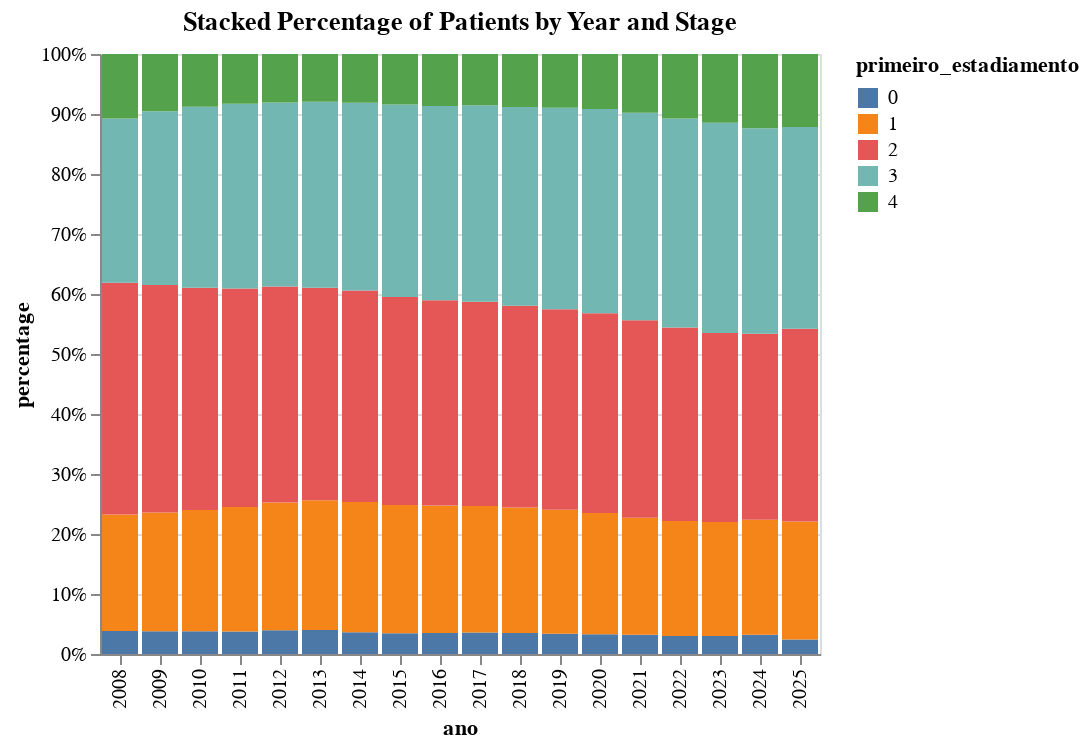

Notebook cell for this chart:
### Code cell
# prompt: Usando o DataFrame df: stacked percentage of numero_pacientes by ano and estadiamento, using 0 in the bottom, and 1, 2, 3, 4 ordered to the top

import pandas as pd
import altair as alt

# Create a DataFrame (replace with your actual data)
# Assuming your DataFrame is named 'df'

# Convert 'primeiro_estadiamento' to numeric, handling errors
df['primeiro_estadiamento'] = pd.to_numeric(df['primeiro_estadiamento'], errors='coerce')

# Group by 'ano' and 'primeiro_estadiamento'
grouped_data = df.groupby(['ano', 'primeiro_estadiamento'])['numero_pacientes'].sum().reset_index()

# Calculate the total number of patients for each year
total_patients = grouped_data.groupby('ano')['numero_pacientes'].sum()

# Calculate the percentage for each group within each year
grouped_data['percentage'] = grouped_data.apply(lambda x: (x['numero_pacientes'] / total_patients[x['ano']]) * 100, axis=1)

# Create the stacked percentage chart using Altair
chart = alt.Chart(grouped_data).mark_bar().encode(
    x='ano:N',  # Categorical x-axis for years
    y=alt.Y('percentage:Q', stack='normalize', axis=alt.Axis(format='%')), # Stacked percentage with percentage formatting
    color=alt.Color('primeiro_estadiamento:N', sort='ascending'),  # Color by stage
    order=alt.Order('primeiro_estadiamento:N', sort='ascending')  # Order bars by stage
).properties(
    title='Stacked Percentage of Patients by Year and Stage'
)
chart

### Figure 1 — Vega-Lite specification as saved in the notebook (floating-point values rounded to 4 significant figures)
{"config": {"view": {"continuousWidth": 300, "continuousHeight": 300}}, "data": {"name": "data-d65a62f2497e98ae8c689f57d7f44373"}, "mark": {"type": "bar"}, "encoding": {"color": {"field": "primeiro_estadiamento", "sort": "ascending", "type": "nominal"}, "order": {"field": "primeiro_estadiamento", "sort": "ascending", "type": "nominal"}, "x": {"field": "ano", "type": "nominal"}, "y": {"axis": {"format": "%"}, "field": "percentage", "stack": "normalize", "type": "quantitative"}}, "title": "Stacked Percentage of Patients by Year and Stage", "$schema": "https://vega.github.io/schema/vega-lite/v5.20.1.json", "datasets": {"data-d65a62f2497e98ae8c689f57d7f44373": [{"ano": 2008, "primeiro_estadiamento": 0.0, "numero_pacientes": 4556, "percentage": 3.815}, {"ano": 2008, "primeiro_estadiamento": 1.0, "numero_pacientes": 23212, "percentage": 19.43}, {"ano": 2008, "primeiro_estadiamento": 2.0, "numero_pacientes": 46115, "percentage": 38.61}, {"ano": 2008, "primeiro_estadiamento": 3.0, "numero_pacientes": 32727, "percentage": 27.4}, {"ano": 2008, "primeiro_estadiamento": 4.0, "numero_pacientes": 12826, "percentage": 10.74}, {"ano": 2009, "primeiro_estadiamento": 0.0, "numero_pacientes": 4755, "percentage": 3.781}, {"ano": 2009, "primeiro_estadiamento": 1.0, "numero_pacientes": 24910, "percentage": 19.81}, {"ano": 2009, "primeiro_estadiamento": 2.0, "numero_pacientes": 47662, "percentage": 37.9}, {"ano": 2009, "primeiro_estadiamento": 3.0, "numero_pacientes": 36430, "percentage": 28.97}, {"ano": 2009, "primeiro_estadiamento": 4.0, "numero_pacientes": 11994, "percentage": 9.538}, {"ano": 2010, "primeiro_estadiamento": 0.0, "numero_pacientes": 5046, "percentage": 3.799}, {"ano": 2010, "primeiro_estadiamento": 1.0, "numero_pacientes": 26817, "percentage": 20.19}, {"ano": 2010, "primeiro_estadiamento": 2.0, "numero_pacientes": 49217, "percentage": 37.05}, {"ano": 2010, "primeiro_estadiamento": 3.0, "numero_pacientes": 40052, "percentage": 30.15}, {"ano": 2010, "primeiro_estadiamento": 4.0, "numero_pacientes": 11706, "percentage": 8.812}, {"ano": 2011, "primeiro_estadiamento": 0.0, "numero_pacientes": 5230, "percentage": 3.732}, {"ano": 2011, "primeiro_estadiamento": 1.0, "numero_pacientes": 29106, "percentage": 20.77}, {"ano": 2011, "primeiro_estadiamento": 2.0, "numero_pacientes": 51064, "percentage": 36.44}, {"ano": 2011, "primeiro_estadiamento": 3.0, "numero_pacientes": 43125, "percentage": 30.77}, {"ano": 2011, "primeiro_estadiamento": 4.0, "numero_pacientes": 11625, "percentage": 8.295}, {"ano": 2012, "primeiro_estadiamento": 0.0, "numero_pacientes": 5959, "percentage": 3.957}, {"ano": 2012, "primeiro_estadiamento": 1.0, "numero_pacientes": 32043, "percentage": 21.28}, {"ano": 2012, "primeiro_estadiamento": 2.0, "numero_pacientes": 54223, "percentage": 36.0}, {"ano": 2012, "primeiro_estadiamento": 3.0, "numero_pacientes": 46231, "percentage": 30.7}, {"ano": 2012, "primeiro_estadiamento": 4.0, "numero_pacientes": 12148, "percentage": 8.066}, {"ano": 2013, "primeiro_estadiamento": 0.0, "numero_pacientes": 6436, "percentage": 4.016}, {"ano": 2013, "primeiro_estadiamento": 1.0, "numero_pacientes": 34597, "percentage": 21.59}, {"ano": 2013, "primeiro_estadiamento": 2.0, "numero_pacientes": 56779, "percentage": 35.43}, {"ano": 2013, "primeiro_estadiamento": 3.0, "numero_pacientes": 49709, "percentage": 31.02}, {"ano": 2013, "primeiro_estadiamento": 4.0, "numero_pacientes": 12723, "percentage": 7.94}, {"ano": 2014, "primeiro_estadiamento": 0.0, "numero_pacientes": 6166, "percentage": 3.614}, {"ano": 2014, "primeiro_estadiamento": 1.0, "numero_pacientes": 37036, "percentage": 21.71}, {"ano": 2014, "primeiro_estadiamento": 2.0, "numero_pacientes": 60197, "percentage": 35.28}, {"ano": 2014, "primeiro_estadiamento": 3.0, "numero_pacientes": 53364, "percentage": 31.28}, {"ano": 2014, "primeiro_estadiamento": 4.0, "numero_pacientes": 13862, "percentage": 8.124}, {"ano": 2015, "primeiro_estadiamento": 0.0, "numero_pacientes": 5982, "percentage": 3.455}, {"ano": 2015, "primeiro_estadiamento": 1.0, "numero_pacientes": 37014, "percentage": 21.38}, {"ano": 2015, "primeiro_estadiamento": 2.0, "numero_pacientes": 60019, "percentage": 34.67}, {"ano": 2015, "primeiro_estadiamento": 3.0, "numero_pacientes": 55542, "percentage": 32.08}, {"ano": 2015, "primeiro_estadiamento": 4.0, "numero_pacientes": 14566, "percentage": 8.414}, {"ano": 2016, "primeiro_estadiamento": 0.0, "numero_pacientes": 6212, "percentage": 3.52}, {"ano": 2016, "primeiro_estadiamento": 1.0, "numero_pacientes": 37478, "percentage": 21.24}, {"ano": 2016, "primeiro_estadiamento": 2.0, "numero_pacientes": 60379, "percentage": 34.21}, {"ano": 2016, "primeiro_estadiamento": 3.0, "numero_pacientes": 57128, "percentage": 32.37}, {"ano": 2016, "primeiro_estadiamento": 4.0, "numero_pacientes": 15292, "percentage": 8.665}, {"ano": 2017, "primeiro_estadiamento": 0.0, "numero_pacientes": 6680, "percentage": 3.585}, {"ano": 2017, "primeiro_estadiamento": 1.0, "numero_pacientes": 39295, "percentage": 21.09}, {"ano": 2017, "primeiro_estadiamento": 2.0, "numero_pacientes": 63440, "percentage": 34.05}, {"ano": 2017, "primeiro_estadiamento": 3.0, "numero_pacientes": 60973, "percentage": 32.72}, {"ano": 2017, "primeiro_estadiamento": 4.0, "numero_pacientes": 15952, "percentage": 8.561}, {"ano": 2018, "primeiro_estadiamento": 0.0, "numero_pacientes": 6802, "percentage": 3.479}, {"ano": 2018, "primeiro_estadiamento": 1.0, "numero_pacientes": 40906, "percentage": 20.92}, {"ano": 2018, "primeiro_estadiamento": 2.0, "numero_pacientes": 65775, "percentage": 33.64}, {"ano": 2018, "primeiro_estadiamento": 3.0, "numero_pacientes": 64753, "percentage": 33.12}, {"ano": 2018, "primeiro_estadiamento": 4.0, "numero_pacientes": 17264, "percentage": 8.831}, {"ano": 2019, "primeiro_estadiamento": 0.0, "numero_pacientes": 6966, "percentage": 3.384}, {"ano": 2019, "primeiro_estadiamento": 1.0, "numero_pacientes": 42539, "percentage": 20.66}, {"ano": 2019, "primeiro_estadiamento": 2.0, "numero_pacientes": 68810, "percentage": 33.43}, {"ano": 2019, "primeiro_estadiamento": 3.0, "numero_pacientes": 69063, "percentage": 33.55}, {"ano": 2019, "primeiro_estadiamento": 4.0, "numero_pacientes": 18477, "percentage": 8.976}, {"ano": 2020, "primeiro_estadiamento": 0.0, "numero_pacientes": 6979, "percentage": 3.306}, {"ano": 2020, "primeiro_estadiamento": 1.0, "numero_pacientes": 42619, "percentage": 20.19}, {"ano": 2020, "primeiro_estadiamento": 2.0, "numero_pacientes": 70329, "percentage": 33.32}, {"ano": 2020, "primeiro_estadiamento": 3.0, "numero_pacientes": 71848, "percentage": 34.04}, {"ano": 2020, "primeiro_estadiamento": 4.0, "numero_pacientes": 19325, "percentage": 9.154}, {"ano": 2021, "primeiro_estadiamento": 0.0, "numero_pacientes": 7012, "percentage": 3.219}, {"ano": 2021, "primeiro_estadiamento": 1.0, "numero_pacientes": 42437, "percentage": 19.48}, {"ano": 2021, "primeiro_estadiamento": 2.0, "numero_pacientes": 71704, "percentage": 32.92}, {"ano": 2021, "primeiro_estadiamento": 3.0, "numero_pacientes": 75324, "percentage": 34.58}, {"ano": 2021, "primeiro_estadiamento": 4.0, "numero_pacientes": 21361, "percentage": 9.806}, {"ano": 2022, "primeiro_estadiamento": 0.0, "numero_pacientes": 6833, "percentage": 3.016}, {"ano": 2022, "primeiro_estadiamento": 1.0, "numero_pacientes": 43368, "percentage": 19.14}, {"ano": 2022, "primeiro_estadiamento": 2.0, "numero_pacientes": 73119, "percentage": 32.27}, {"ano": 2022, "primeiro_estadiamento": 3.0, "numero_pacientes": 78851, "percentage": 34.8}, {"ano": 2022, "primeiro_estadiamento": 4.0, "numero_pacientes": 24400, "percentage": 10.77}, {"ano": 2023, "primeiro_estadiamento": 0.0, "numero_pacientes": 7170, "percentage": 2.981}, {"ano": 2023, "primeiro_estadiamento": 1.0, "numero_pacientes": 45781, "percentage": 19.03}, {"ano": 2023, "primeiro_estadiamento": 2.0, "numero_pacientes": 75696, "percentage": 31.47}, {"ano": 2023, "primeiro_estadiamento": 3.0, "numero_pacientes": 84277, "percentage": 35.04}, {"ano": 2023, "primeiro_estadiamento": 4.0, "numero_pacientes": 27608, "percentage": 11.48}, {"ano": 2024, "primeiro_estadiamento": 0.0, "numero_pacientes": 8302, "percentage": 3.214}, {"ano": 2024, "primeiro_estadiamento": 1.0, "numero_pacientes": 49457, "percentage": 19.15}, {"ano": 2024, "primeiro_estadiamento": 2.0, "numero_pacientes": 80128, "percentage": 31.02}, {"ano": 2024, "primeiro_estadiamento": 3.0, "numero_pacientes": 88466, "percentage": 34.25}, {"ano": 2024, "primeiro_estadiamento": 4.0, "numero_pacientes": 31946, "percentage": 12.37}, {"ano": 2025, "primeiro_estadiamento": 0.0, "numero_pacientes": 3992, "percentage": 2.42}, {"ano": 2025, "primeiro_estadiamento": 1.0, "numero_pacientes": 32472, "percentage": 19.68}, {"ano": 2025, "primeiro_estadiamento": 2.0, "numero_pacientes": 52947, "percentage": 32.09}, {"ano": 2025, "primeiro_estadiamento": 3.0, "numero_pacientes": 55522, "percentage": 33.65}, {"ano": 2025, "primeiro_estadiamento": 4.0, "numero_pacientes": 20054, "percentage": 12.15}]}}
